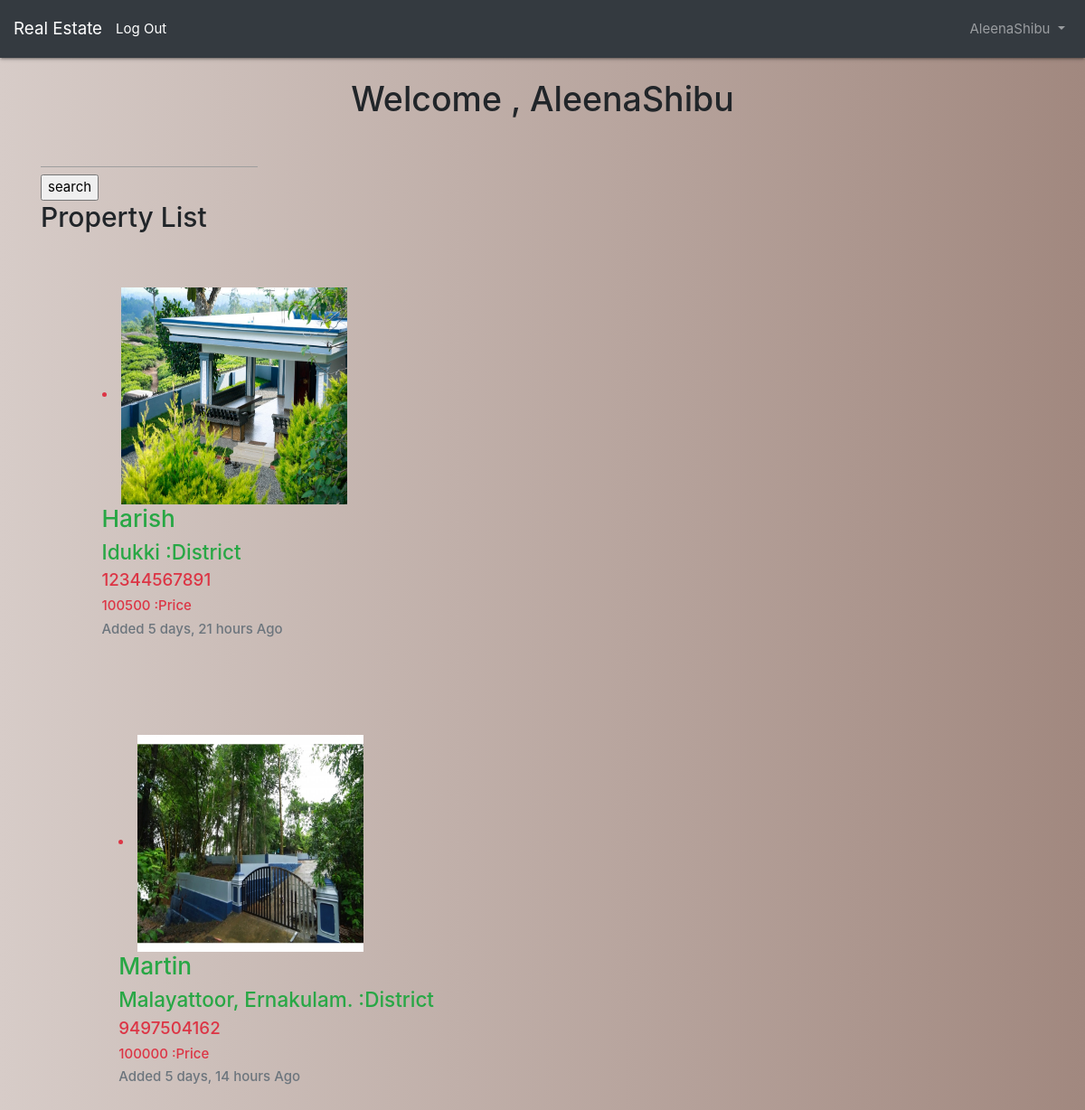
The app's page / (signed in) with its own data.
### users/models.py (models this page shows)
class CustomUser(AbstractUser):
	TYPE = [
			('Seller','seller'),
			('Buyer','buyer'),
		]
	category= models.CharField(max_length=40,choices=TYPE)
	mobile_number=models.CharField(max_length=10,blank=True)

### realtors/models.py (models this page shows, shortened)
class Realtor(models.Model):
  bedroom_choices = {
  				'1':1,
  				'2':2,
  				'3':3,
  				'4':4,
  				'5':5,
   					}
  price_choices = {
  				'100000':'$100,000',
  				'200000':'$200,000',
  				'300000':'$300,000',
  				'400000':'$400,000',
					}
  District_choices = {
        		'TVM' : 'Thiruvananthapuram',
        		'ALP' :	'Alappuzha',
        		'KTM' :	'Kottayam',
        		'IDK' :	'Idukki',
        		'ERKLM'	:'Ernakulam,'
       				}
  class Meta:
    verbose_name = 'Realtor'
  owner_name = models.CharField(max_length=200)
  photo = models.ImageField(upload_to='photos/%Y/%m/%d/')
  description = models.TextField(blank=True)
  phone = models.CharField(max_length=20)
  email = models.CharField(max_length=50)
  details = models.TextField(blank =True)
  price = models.PositiveIntegerField(default=100000)
  created_date = models.DateTimeField(auto_now_add=True,editable=False,blank=False,null=False)
  owner = models.ForeignKey(get_user_model(),on_delete=models.CASCADE)

### realtors/views.py (the view)
# urls.py: path('',PropertyListView.as_view(),name = 'home'),
class PropertyListView(ListView):
	model = Realtor
	template_name ='home.html'

### templates/home.html (shortened to what this page needs)
{% extends 'base.html' %}
{% load static %}
{% load socialaccount %}
{% block body %}
  {% if user.is_authenticated %}
  <h1 class="text-center"> Welcome , {{ user.username }}</h1>
<div style="width: 16rem;">
 <form action= "{% url 'search' %}"  method="get">
  <input type ="text" name ="q">
<input type ="submit" value ="search">
</form>
</div>
  <h2>Property List</h2>
  {% for element in object_list %}
    <div class="card-body" >
   <div class="card-body" style="width: 30rem;" "height: 40rem;">
       <a class = "card-link text-danger text-danger "
   href="{% url 'detail' element.id %}">
<div class="container m-3">
  <li class="lisit-inline-item">
       <img src="{{ element.photo.url }}"  alt="image"  height="240" width="250">
     <h3 class="text-success">{{ element.owner_name}}</h3>
     <h4 class="text-success">{{ element.details }} :District</h4>
     <h5>{{ element.phone }}</h5>
     <h6>{{ element.price }} :Price</h6>
       <h6 class="text-muted" > Added {{ element.created_date|timesince }} Ago</h6>
   </li>
 </div>
</div>
     {% endfor %}
 </div>
  {% else %}
  <p>You are not logged in</p>
 <p> <a href="{% provider_login_url 'github' %}">Log In With Github</a></p>
<p><a href="{% url 'signup' %}">Sign up </a></p>
 {% endif %}
{% endblock body %}

### templates/base.html (shortened to what this page needs)
{% load static %}
<!DOCTYPE html>
<html lang="en">
  <head>
      <link rel="stylesheet" href="https://cdnjs.cloudflare.com/ajax/libs/materialize/1.0.0/css/materialize.min.css">
    <link rel="stylesheet" href="https://stackpath.bootstrapcdn.com/bootstrap/4.1.3/css/bootstrap.min.css">
    <link rel="stylesheet" href="{% static 'css/base.css' %}">
    <link href="https://stackpath.bootstrapcdn.com/bootstrap/4.3.1/css/bootstrap.min.css" rel="stylesheet">
  </head>
  <body>
    <nav class="navbar navbar-expand-md navbar-dark bg-dark mb-4">
      <a class="navbar-brand" href="{% url 'home' %}">Real Estate </a>
      <div class="collapse navbar-collapse" id="navbarCollapse">
        {% if user.is_authenticated %}
           <a href="{% url 'logout' %}">Log Out</a>
          <ul class="navbar-nav ml-auto">
            <li class="nav-item">
              <a class="nav-link dropdown-toggle" href="#" id="userMenu"\\
              data-toggle="dropdown" aria-haspopup="true" aria-expanded\\
              ="false">
                {{ user.username }}
              </a>
            </li>
          </ul>
        {% endif %}
      </div>
    </nav>
    <div class="container">
      {% block body %}
      {% endblock body %}
    </div>
  </body>
</html>

### static/css/base.css (style rules this page uses)
body { background: linear-gradient(to right, #d7ccc8, #a1887f); height: 100%; margin: 0; background-repeat: no-repeat; background-attachment: fixed; }

### records on screen
CustomUser: username "AleenaShibu"
Realtor: photo (picture), owner_name "Harish", details "Idukki", phone "12344567891", price "100500", created_date "5 days, 21 hours"
Realtor: photo (picture), owner_name "Martin", details "Malayattoor, Ernakulam.", phone "9497504162", price "100000", created_date "5 days, 14 hours"
